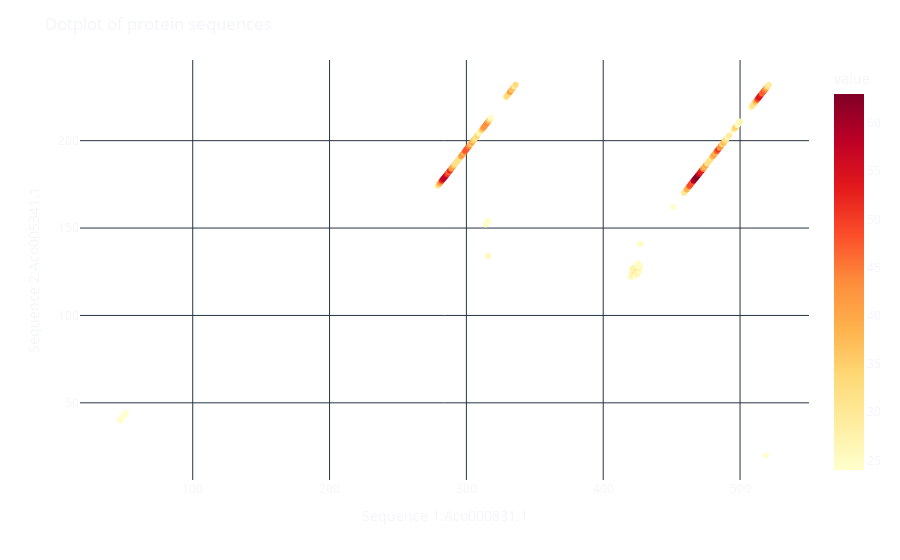

The cell this chart's notebook holds for it:
### Code cell
SEQ_TYPE = 'protein'
def plot_dotplot(matrix, s1=SEQ1, s2=SEQ2, seq_type=SEQ_TYPE):
    df=matrix
    df.columns=[i for i in range(len(df.columns))]
    df.index=[i for i in range(len(df.index))]

    df=df.stack().reset_index()
    df.columns=['x','y','value']
    df=df[df['value']!=0]

    # -- testing each seq on which axis --
    # x_axis=str(len(s1.seq))
    # y_axis=str(len(s2.seq))
    x_axis=f'Sequence 1:{s1.id}'
    y_axis=f'Sequence 2:{s2.id}'
    title=f'Dotplot of {seq_type} sequences'
    # return x_axis, y_axis, title


    fig = px.scatter(df, x='x', y='y', color='value', color_continuous_scale='YlOrRd')
    fig.update_layout(
        title=title,
        xaxis_title=x_axis,
        yaxis_title=y_axis,
        paper_bgcolor='rgba(0,0,0,0)',  #background
        plot_bgcolor='rgba(0,0,0,0)',   #plot area
        template= 'plotly_dark'
        # color_continuous_scale='Viridis' 
    )    
    fig.show()

plot_dotplot(matrix)

### Figure 1 — Plotly figure (JSON) as saved in the notebook; plotly's stock layout.template omitted (floating-point values rounded to 4 significant figures; data arrays with more than 128 entries replaced by an {"elided": "..."} marker saying what was removed)
{"data": [{"hovertemplate": "x=%{x}<br>y=%{y}<br>value=%{marker.color}<extra></extra>", "legendgroup": "", "marker": {"color": {"elided": "146 int values"}, "coloraxis": "coloraxis", "symbol": "circle"}, "mode": "markers", "name": "", "orientation": "v", "showlegend": false, "type": "scatter", "x": {"elided": "146 int values"}, "xaxis": "x", "y": {"elided": "146 int values"}, "yaxis": "y"}], "layout": {"coloraxis": {"colorbar": {"title": {"text": "value"}}, "colorscale": [[0, "rgb(255,255,204)"], [0.125, "rgb(255,237,160)"], [0.25, "rgb(254,217,118)"], [0.375, "rgb(254,178,76)"], [0.5, "rgb(253,141,60)"], [0.625, "rgb(252,78,42)"], [0.75, "rgb(227,26,28)"], [0.875, "rgb(189,0,38)"], [1, "rgb(128,0,38)"]]}, "legend": {"tracegroupgap": 0}, "margin": {"t": 60}, "paper_bgcolor": "rgba(0,0,0,0)", "plot_bgcolor": "rgba(0,0,0,0)", "title": {"text": "Dotplot of protein sequences"}, "xaxis": {"anchor": "y", "domain": [0, 1], "title": {"text": "Sequence 1:Aco000831.1"}}, "yaxis": {"anchor": "x", "domain": [0, 1], "title": {"text": "Sequence 2:Aco005341.1"}}}}
